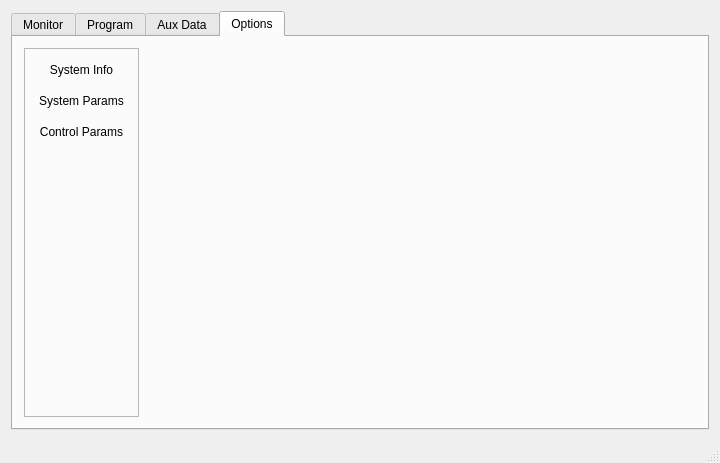
<?xml version="1.0" encoding="UTF-8"?>
<ui version="4.0">
 <class>MainWindow</class>
 <widget class="QMainWindow" name="MainWindow">
  <property name="geometry">
   <rect>
    <x>0</x>
    <y>0</y>
    <width>720</width>
    <height>463</height>
   </rect>
  </property>
  <property name="minimumSize">
   <size>
    <width>720</width>
    <height>360</height>
   </size>
  </property>
  <property name="windowTitle">
   <string>Climate Chamber</string>
  </property>
  <property name="windowIcon">
   <iconset resource="res.qrc">
    <normaloff>:/icons/images/technobothnia_logo.png</normaloff>:/icons/images/technobothnia_logo.png</iconset>
  </property>
  <property name="iconSize">
   <size>
    <width>98</width>
    <height>24</height>
   </size>
  </property>
  <widget class="QWidget" name="centralWidget">
   <property name="minimumSize">
    <size>
     <width>0</width>
     <height>0</height>
    </size>
   </property>
   <layout class="QGridLayout" name="gridLayout_8">
    <item row="0" column="0">
     <widget class="QSplitter" name="splitter_4">
      <property name="orientation">
       <enum>Qt::Vertical</enum>
      </property>
      <widget class="QTabWidget" name="tabWidget">
       <property name="currentIndex">
        <number>3</number>
       </property>
       <widget class="QWidget" name="monitorTab">
        <attribute name="title">
         <string>Monitor</string>
        </attribute>
        <layout class="QGridLayout" name="gridLayout_9">
         <item row="0" column="0">
          <widget class="QFrame" name="infoFrame">
           <property name="sizePolicy">
            <sizepolicy hsizetype="Preferred" vsizetype="Expanding">
             <horstretch>0</horstretch>
             <verstretch>0</verstretch>
            </sizepolicy>
           </property>
           <property name="frameShape">
            <enum>QFrame::StyledPanel</enum>
           </property>
           <property name="frameShadow">
            <enum>QFrame::Raised</enum>
           </property>
           <layout class="QVBoxLayout" name="verticalLayout">
            <item>
             <widget class="QLabel" name="progNameLabel">
              <property name="text">
               <string>Prgm. name</string>
              </property>
             </widget>
            </item>
            <item>
             <widget class="QLabel" name="cycleLabel">
              <property name="text">
               <string>Cycle: </string>
              </property>
             </widget>
            </item>
            <item>
             <widget class="QLabel" name="stepLabel">
              <property name="text">
               <string>Step: </string>
              </property>
             </widget>
            </item>
            <item>
             <widget class="QLabel" name="timeLabel">
              <property name="text">
               <string>Time: </string>
              </property>
             </widget>
            </item>
           </layout>
          </widget>
         </item>
         <item row="0" column="1" colspan="2">
          <widget class="QFrame" name="stateFrame">
           <property name="sizePolicy">
            <sizepolicy hsizetype="Minimum" vsizetype="Minimum">
             <horstretch>0</horstretch>
             <verstretch>0</verstretch>
            </sizepolicy>
           </property>
           <property name="frameShape">
            <enum>QFrame::StyledPanel</enum>
           </property>
           <property name="frameShadow">
            <enum>QFrame::Raised</enum>
           </property>
           <layout class="QGridLayout" name="gridLayout_3">
            <item row="0" column="3" rowspan="3" colspan="2">
             <widget class="Line" name="lineSeparator">
              <property name="orientation">
               <enum>Qt::Vertical</enum>
              </property>
             </widget>
            </item>
            <item row="1" column="4" colspan="3">
             <widget class="QLabel" name="humidRealValueLabel">
              <property name="sizePolicy">
               <sizepolicy hsizetype="Minimum" vsizetype="Maximum">
                <horstretch>0</horstretch>
                <verstretch>0</verstretch>
               </sizepolicy>
              </property>
              <property name="font">
               <font>
                <pointsize>20</pointsize>
                <weight>75</weight>
                <bold>true</bold>
               </font>
              </property>
              <property name="text">
               <string>&lt;html&gt;&lt;head/&gt;&lt;body&gt;&lt;p&gt;&lt;center style=&quot; font-size:xx-large; font-weight:600;&quot;&gt;--.--&lt;/center&gt;&lt;/p&gt;&lt;/body&gt;&lt;/html&gt;</string>
              </property>
              <property name="alignment">
               <set>Qt::AlignCenter</set>
              </property>
             </widget>
            </item>
            <item row="0" column="0">
             <widget class="QLabel" name="labelTemp">
              <property name="sizePolicy">
               <sizepolicy hsizetype="Minimum" vsizetype="Minimum">
                <horstretch>0</horstretch>
                <verstretch>0</verstretch>
               </sizepolicy>
              </property>
              <property name="text">
               <string>&lt;p&gt;TEMP &amp;#8451;&lt;/p&gt;</string>
              </property>
             </widget>
            </item>
            <item row="2" column="2">
             <widget class="QLabel" name="label">
              <property name="text">
               <string>SV</string>
              </property>
             </widget>
            </item>
            <item row="0" column="6">
             <widget class="QLabel" name="labelHumid">
              <property name="text">
               <string>&lt;p&gt;HUMIDITY %RH&lt;/p&gt;</string>
              </property>
             </widget>
            </item>
            <item row="2" column="5">
             <widget class="QLabel" name="humidSetValueLabel">
              <property name="text">
               <string>&lt;html&gt;&lt;head/&gt;&lt;body&gt;&lt;p&gt;&lt;span style=&quot; font-size:14pt; font-weight:600;&quot;&gt;00.00&lt;/span&gt;&lt;/p&gt;&lt;/body&gt;&lt;/html&gt;</string>
              </property>
             </widget>
            </item>
            <item row="2" column="4">
             <widget class="QLabel" name="label_2">
              <property name="text">
               <string>SV</string>
              </property>
             </widget>
            </item>
            <item row="2" column="1">
             <widget class="QLabel" name="tempSetValueLabel">
              <property name="text">
               <string>&lt;html&gt;&lt;head/&gt;&lt;body&gt;&lt;p&gt;&lt;span style=&quot; font-size:14pt; font-weight:600;&quot;&gt;00.00&lt;/span&gt;&lt;/p&gt;&lt;/body&gt;&lt;/html&gt;</string>
              </property>
             </widget>
            </item>
            <item row="1" column="0" colspan="3">
             <widget class="QLabel" name="tempRealValueLabel">
              <property name="sizePolicy">
               <sizepolicy hsizetype="Minimum" vsizetype="Maximum">
                <horstretch>0</horstretch>
                <verstretch>0</verstretch>
               </sizepolicy>
              </property>
              <property name="maximumSize">
               <size>
                <width>16777215</width>
                <height>16777215</height>
               </size>
              </property>
              <property name="font">
               <font>
                <pointsize>20</pointsize>
                <weight>75</weight>
                <bold>true</bold>
               </font>
              </property>
              <property name="text">
               <string>&lt;html&gt;&lt;head/&gt;&lt;body&gt;&lt;p&gt;&lt;center style=&quot; font-size:xx-large; font-weight:600;&quot;&gt;--.--&lt;/center&gt;&lt;/p&gt;&lt;/body&gt;&lt;/html&gt;</string>
              </property>
              <property name="alignment">
               <set>Qt::AlignCenter</set>
              </property>
             </widget>
            </item>
           </layout>
          </widget>
         </item>
         <item row="1" column="0" colspan="2">
          <widget class="QFrame" name="barsFrame">
           <property name="sizePolicy">
            <sizepolicy hsizetype="Minimum" vsizetype="Preferred">
             <horstretch>0</horstretch>
             <verstretch>0</verstretch>
            </sizepolicy>
           </property>
           <property name="frameShape">
            <enum>QFrame::StyledPanel</enum>
           </property>
           <property name="frameShadow">
            <enum>QFrame::Raised</enum>
           </property>
           <layout class="QGridLayout" name="gridLayout">
            <item row="0" column="0">
             <widget class="QLabel" name="labelT1Bar">
              <property name="text">
               <string>&lt;h4&gt;T1&lt;/h4&gt;</string>
              </property>
             </widget>
            </item>
            <item row="0" column="1">
             <widget class="QProgressBar" name="t1ProgressBar">
              <property name="value">
               <number>0</number>
              </property>
             </widget>
            </item>
            <item row="0" column="2">
             <widget class="QLabel" name="labelH1Bar">
              <property name="text">
               <string>&lt;h4&gt;H1&lt;/h4&gt;</string>
              </property>
             </widget>
            </item>
            <item row="0" column="3">
             <widget class="QProgressBar" name="h1ProgressBar">
              <property name="value">
               <number>0</number>
              </property>
             </widget>
            </item>
            <item row="1" column="0">
             <widget class="QLabel" name="labelT2Bar">
              <property name="text">
               <string>&lt;h4&gt;T2&lt;/h4&gt;</string>
              </property>
             </widget>
            </item>
            <item row="1" column="1">
             <widget class="QProgressBar" name="t2ProgressBar">
              <property name="value">
               <number>0</number>
              </property>
             </widget>
            </item>
            <item row="1" column="2">
             <widget class="QLabel" name="labelH2Bar">
              <property name="text">
               <string>&lt;h4&gt;H2&lt;/h4&gt;</string>
              </property>
             </widget>
            </item>
            <item row="1" column="3">
             <widget class="QProgressBar" name="h2ProgressBar">
              <property name="value">
               <number>0</number>
              </property>
             </widget>
            </item>
           </layout>
          </widget>
         </item>
         <item row="1" column="2">
          <widget class="QFrame" name="deviceFrame">
           <property name="sizePolicy">
            <sizepolicy hsizetype="Preferred" vsizetype="Minimum">
             <horstretch>0</horstretch>
             <verstretch>0</verstretch>
            </sizepolicy>
           </property>
           <property name="frameShape">
            <enum>QFrame::Box</enum>
           </property>
           <property name="frameShadow">
            <enum>QFrame::Raised</enum>
           </property>
           <layout class="QGridLayout" name="gridLayout_2">
            <item row="2" column="2">
             <widget class="QLabel" name="h2Label">
              <property name="autoFillBackground">
               <bool>true</bool>
              </property>
              <property name="frameShape">
               <enum>QFrame::Box</enum>
              </property>
              <property name="text">
               <string>&lt;b&gt;H2&lt;/b&gt;</string>
              </property>
             </widget>
            </item>
            <item row="2" column="5">
             <widget class="QLabel" name="v4Label">
              <property name="autoFillBackground">
               <bool>true</bool>
              </property>
              <property name="frameShape">
               <enum>QFrame::Box</enum>
              </property>
              <property name="text">
               <string>&lt;b&gt;V4&lt;/b&gt;</string>
              </property>
             </widget>
            </item>
            <item row="1" column="2">
             <widget class="QLabel" name="h1Label">
              <property name="autoFillBackground">
               <bool>true</bool>
              </property>
              <property name="frameShape">
               <enum>QFrame::Box</enum>
              </property>
              <property name="text">
               <string>&lt;b&gt;H1&lt;/b&gt;</string>
              </property>
             </widget>
            </item>
            <item row="0" column="1">
             <spacer name="verticalSpacer">
              <property name="orientation">
               <enum>Qt::Vertical</enum>
              </property>
              <property name="sizeHint" stdset="0">
               <size>
                <width>20</width>
                <height>30</height>
               </size>
              </property>
             </spacer>
            </item>
            <item row="1" column="7">
             <widget class="QLabel" name="p3Label">
              <property name="autoFillBackground">
               <bool>true</bool>
              </property>
              <property name="frameShape">
               <enum>QFrame::Box</enum>
              </property>
              <property name="text">
               <string>&lt;b&gt;P3&lt;/b&gt;</string>
              </property>
             </widget>
            </item>
            <item row="1" column="4">
             <widget class="QLabel" name="v1Label">
              <property name="autoFillBackground">
               <bool>true</bool>
              </property>
              <property name="frameShape">
               <enum>QFrame::Box</enum>
              </property>
              <property name="text">
               <string>&lt;b&gt;V1&lt;/b&gt;</string>
              </property>
             </widget>
            </item>
            <item row="1" column="6">
             <widget class="QLabel" name="p1Label">
              <property name="autoFillBackground">
               <bool>true</bool>
              </property>
              <property name="frameShape">
               <enum>QFrame::Box</enum>
              </property>
              <property name="text">
               <string>&lt;b&gt;P1&lt;/b&gt;</string>
              </property>
             </widget>
            </item>
            <item row="1" column="3">
             <widget class="QLabel" name="c1Label">
              <property name="autoFillBackground">
               <bool>true</bool>
              </property>
              <property name="frameShape">
               <enum>QFrame::Box</enum>
              </property>
              <property name="text">
               <string>&lt;b&gt;C1&lt;/b&gt;</string>
              </property>
             </widget>
            </item>
            <item row="2" column="3">
             <widget class="QLabel" name="c2Label">
              <property name="autoFillBackground">
               <bool>true</bool>
              </property>
              <property name="frameShape">
               <enum>QFrame::Box</enum>
              </property>
              <property name="text">
               <string>&lt;b&gt;C2&lt;/b&gt;</string>
              </property>
             </widget>
            </item>
            <item row="1" column="0">
             <widget class="QLabel" name="pwrLabel">
              <property name="autoFillBackground">
               <bool>true</bool>
              </property>
              <property name="frameShape">
               <enum>QFrame::Box</enum>
              </property>
              <property name="text">
               <string>&lt;b&gt;Pwr&lt;/b&gt;</string>
              </property>
             </widget>
            </item>
            <item row="2" column="6">
             <widget class="QLabel" name="p2Label">
              <property name="autoFillBackground">
               <bool>true</bool>
              </property>
              <property name="frameShape">
               <enum>QFrame::Box</enum>
              </property>
              <property name="text">
               <string>&lt;b&gt;P2&lt;/b&gt;</string>
              </property>
             </widget>
            </item>
            <item row="2" column="7">
             <widget class="QLabel" name="fn1Label">
              <property name="autoFillBackground">
               <bool>true</bool>
              </property>
              <property name="frameShape">
               <enum>QFrame::Box</enum>
              </property>
              <property name="text">
               <string>&lt;b&gt;FN1&lt;/b&gt;</string>
              </property>
             </widget>
            </item>
            <item row="2" column="4">
             <widget class="QLabel" name="v2Label">
              <property name="autoFillBackground">
               <bool>true</bool>
              </property>
              <property name="frameShape">
               <enum>QFrame::Box</enum>
              </property>
              <property name="text">
               <string>&lt;b&gt;V2&lt;/b&gt;</string>
              </property>
             </widget>
            </item>
            <item row="1" column="5">
             <widget class="QLabel" name="v3Label">
              <property name="autoFillBackground">
               <bool>true</bool>
              </property>
              <property name="frameShape">
               <enum>QFrame::Box</enum>
              </property>
              <property name="text">
               <string>&lt;b&gt;V3&lt;/b&gt;</string>
              </property>
             </widget>
            </item>
            <item row="2" column="0">
             <widget class="QLabel" name="lnvLabel">
              <property name="autoFillBackground">
               <bool>true</bool>
              </property>
              <property name="frameShape">
               <enum>QFrame::Box</enum>
              </property>
              <property name="text">
               <string>&lt;b&gt;LNV&lt;/b&gt;</string>
              </property>
             </widget>
            </item>
            <item row="1" column="1">
             <widget class="QLabel" name="t1Label">
              <property name="autoFillBackground">
               <bool>true</bool>
              </property>
              <property name="frameShape">
               <enum>QFrame::Box</enum>
              </property>
              <property name="text">
               <string>&lt;b&gt;T1&lt;/b&gt;</string>
              </property>
             </widget>
            </item>
            <item row="2" column="1">
             <widget class="QLabel" name="t2Label">
              <property name="autoFillBackground">
               <bool>true</bool>
              </property>
              <property name="frameShape">
               <enum>QFrame::Box</enum>
              </property>
              <property name="text">
               <string>&lt;b&gt;T2&lt;/b&gt;</string>
              </property>
             </widget>
            </item>
            <item row="3" column="1" colspan="3">
             <spacer name="verticalSpacer_2">
              <property name="orientation">
               <enum>Qt::Vertical</enum>
              </property>
              <property name="sizeHint" stdset="0">
               <size>
                <width>20</width>
                <height>30</height>
               </size>
              </property>
             </spacer>
            </item>
           </layout>
          </widget>
         </item>
        </layout>
       </widget>
       <widget class="QWidget" name="programTab">
        <attribute name="title">
         <string>Program</string>
        </attribute>
        <layout class="QGridLayout" name="gridLayout_6">
         <item row="0" column="0">
          <layout class="QGridLayout" name="gridLayout_4">
           <item row="0" column="0">
            <widget class="QLabel" name="programsLable">
             <property name="sizePolicy">
              <sizepolicy hsizetype="Minimum" vsizetype="Fixed">
               <horstretch>0</horstretch>
               <verstretch>0</verstretch>
              </sizepolicy>
             </property>
             <property name="text">
              <string>Programs</string>
             </property>
             <property name="buddy">
              <cstring>programsListView</cstring>
             </property>
            </widget>
           </item>
           <item row="0" column="1">
            <spacer name="horizontalSpacer">
             <property name="orientation">
              <enum>Qt::Horizontal</enum>
             </property>
             <property name="sizeHint" stdset="0">
              <size>
               <width>318</width>
               <height>20</height>
              </size>
             </property>
            </spacer>
           </item>
           <item row="0" column="2">
            <widget class="QSplitter" name="splitter">
             <property name="orientation">
              <enum>Qt::Horizontal</enum>
             </property>
             <widget class="QPushButton" name="removeStepFromSelectedButton">
              <property name="text">
               <string>-</string>
              </property>
             </widget>
             <widget class="QLabel" name="stepsLabel">
              <property name="sizePolicy">
               <sizepolicy hsizetype="Minimum" vsizetype="Fixed">
                <horstretch>0</horstretch>
                <verstretch>0</verstretch>
               </sizepolicy>
              </property>
              <property name="text">
               <string>Steps</string>
              </property>
              <property name="buddy">
               <cstring>stepsTableView</cstring>
              </property>
             </widget>
             <widget class="QPushButton" name="addStepOnSelectedButton">
              <property name="text">
               <string>+</string>
              </property>
             </widget>
            </widget>
           </item>
           <item row="0" column="3">
            <spacer name="horizontalSpacer_2">
             <property name="orientation">
              <enum>Qt::Horizontal</enum>
             </property>
             <property name="sizeHint" stdset="0">
              <size>
               <width>48</width>
               <height>20</height>
              </size>
             </property>
            </spacer>
           </item>
           <item row="1" column="0" colspan="4">
            <widget class="QSplitter" name="programStepsSpliter">
             <property name="sizePolicy">
              <sizepolicy hsizetype="Preferred" vsizetype="Preferred">
               <horstretch>0</horstretch>
               <verstretch>0</verstretch>
              </sizepolicy>
             </property>
             <property name="orientation">
              <enum>Qt::Horizontal</enum>
             </property>
             <property name="childrenCollapsible">
              <bool>false</bool>
             </property>
             <widget class="QListView" name="programsListView">
              <property name="sizePolicy">
               <sizepolicy hsizetype="Preferred" vsizetype="Maximum">
                <horstretch>0</horstretch>
                <verstretch>0</verstretch>
               </sizepolicy>
              </property>
             </widget>
             <widget class="QTableView" name="stepsTableView">
              <property name="sizePolicy">
               <sizepolicy hsizetype="Maximum" vsizetype="Expanding">
                <horstretch>0</horstretch>
                <verstretch>0</verstretch>
               </sizepolicy>
              </property>
              <property name="frameShape">
               <enum>QFrame::NoFrame</enum>
              </property>
              <property name="gridStyle">
               <enum>Qt::DashLine</enum>
              </property>
             </widget>
            </widget>
           </item>
           <item row="2" column="0" colspan="3">
            <widget class="QSplitter" name="splitter_2">
             <property name="sizePolicy">
              <sizepolicy hsizetype="Minimum" vsizetype="Fixed">
               <horstretch>0</horstretch>
               <verstretch>0</verstretch>
              </sizepolicy>
             </property>
             <property name="orientation">
              <enum>Qt::Horizontal</enum>
             </property>
             <widget class="QPushButton" name="newProgramButton">
              <property name="text">
               <string>New</string>
              </property>
             </widget>
             <widget class="QPushButton" name="loadProgramButton">
              <property name="text">
               <string>Load</string>
              </property>
             </widget>
             <widget class="QPushButton" name="renameProgramButton">
              <property name="text">
               <string>Rename</string>
              </property>
             </widget>
             <widget class="QPushButton" name="deleteProgramButton">
              <property name="text">
               <string>Delete</string>
              </property>
             </widget>
             <widget class="QPushButton" name="startButton">
              <property name="text">
               <string>Start</string>
              </property>
             </widget>
             <widget class="QPushButton" name="stopButton">
              <property name="text">
               <string>Stop</string>
              </property>
             </widget>
            </widget>
           </item>
          </layout>
         </item>
        </layout>
       </widget>
       <widget class="QWidget" name="auxTab">
        <attribute name="title">
         <string>Aux Data</string>
        </attribute>
        <layout class="QGridLayout" name="gridLayout_13">
         <item row="0" column="0">
          <widget class="QLabel" name="labelAux">
           <property name="text">
            <string>&lt;h3&gt;Aux Data&lt;/h3&gt;</string>
           </property>
          </widget>
         </item>
        </layout>
       </widget>
       <widget class="QWidget" name="optionsTab">
        <attribute name="title">
         <string>Options</string>
        </attribute>
        <layout class="QGridLayout" name="gridLayout_7">
         <item row="0" column="1">
          <layout class="QGridLayout" name="optionsTabGridLayout">
           <item row="1" column="1">
            <widget class="QStackedWidget" name="optionsStackedWidget">
             <property name="sizePolicy">
              <sizepolicy hsizetype="Preferred" vsizetype="Preferred">
               <horstretch>0</horstretch>
               <verstretch>0</verstretch>
              </sizepolicy>
             </property>
             <property name="currentIndex">
              <number>0</number>
             </property>
             <widget class="QWidget" name="systemInfoPage"/>
             <widget class="QWidget" name="systemParamsPage"/>
            </widget>
           </item>
          </layout>
         </item>
         <item row="0" column="0">
          <widget class="QFrame" name="frame">
           <property name="sizePolicy">
            <sizepolicy hsizetype="Preferred" vsizetype="Preferred">
             <horstretch>0</horstretch>
             <verstretch>0</verstretch>
            </sizepolicy>
           </property>
           <property name="frameShape">
            <enum>QFrame::StyledPanel</enum>
           </property>
           <property name="frameShadow">
            <enum>QFrame::Raised</enum>
           </property>
           <layout class="QVBoxLayout" name="verticalLayout_2">
            <item>
             <widget class="QPushButton" name="sysInfoPushButton">
              <property name="sizePolicy">
               <sizepolicy hsizetype="Preferred" vsizetype="Preferred">
                <horstretch>0</horstretch>
                <verstretch>0</verstretch>
               </sizepolicy>
              </property>
              <property name="layoutDirection">
               <enum>Qt::LeftToRight</enum>
              </property>
              <property name="styleSheet">
               <string notr="true">QPushButton
{
	text-align: bottom center;
	padding: 3px;
	border: none;
}

QPushButton:hover:!pressed
{
	border: none;
	background-color: qlineargradient(spread:pad, x1:0.541, y1:1, x2:0.530278, y2:0.188, stop:0 rgba(255, 255, 255, 255), 		stop:0.444976 rgba(212, 230, 226, 255), stop:0.827751 	rgba(229, 240, 238, 255));
	border-style: outset;
}

QPushButton:flat
{
	border: none;
}
</string>
              </property>
              <property name="text">
               <string>System Info</string>
              </property>
              <property name="icon">
               <iconset resource="res.qrc">
                <normaloff>:/icons/images/info.png</normaloff>:/icons/images/info.png</iconset>
              </property>
              <property name="iconSize">
               <size>
                <width>48</width>
                <height>48</height>
               </size>
              </property>
              <property name="checkable">
               <bool>true</bool>
              </property>
              <property name="checked">
               <bool>true</bool>
              </property>
              <property name="flat">
               <bool>true</bool>
              </property>
             </widget>
            </item>
            <item>
             <spacer name="verticalSpacer_5">
              <property name="orientation">
               <enum>Qt::Vertical</enum>
              </property>
              <property name="sizeType">
               <enum>QSizePolicy::Fixed</enum>
              </property>
              <property name="sizeHint" stdset="0">
               <size>
                <width>20</width>
                <height>5</height>
               </size>
              </property>
             </spacer>
            </item>
            <item>
             <widget class="QPushButton" name="sysParamPushButton">
              <property name="sizePolicy">
               <sizepolicy hsizetype="Preferred" vsizetype="Preferred">
                <horstretch>0</horstretch>
                <verstretch>0</verstretch>
               </sizepolicy>
              </property>
              <property name="styleSheet">
               <string notr="true">QPushButton
{
	text-align: bottom center;
	padding: 3px;
	border: none;
}

QPushButton:hover:!pressed
{
  border: 1px solid white;
	background-color: qlineargradient(spread:pad, x1:0.541, y1:1, x2:0.530278, y2:0.188, stop:0 rgba(255, 255, 255, 255), stop:0.444976 rgba(212, 230, 226, 255), stop:0.827751 rgba(229, 240, 238, 255));
}

QPushButton:flat
{
	border: none;
}
</string>
              </property>
              <property name="text">
               <string>System Params</string>
              </property>
              <property name="icon">
               <iconset resource="res.qrc">
                <normaloff>:/icons/images/settings.png</normaloff>:/icons/images/settings.png</iconset>
              </property>
              <property name="iconSize">
               <size>
                <width>48</width>
                <height>48</height>
               </size>
              </property>
              <property name="checkable">
               <bool>true</bool>
              </property>
              <property name="flat">
               <bool>true</bool>
              </property>
             </widget>
            </item>
            <item>
             <spacer name="verticalSpacer_4">
              <property name="orientation">
               <enum>Qt::Vertical</enum>
              </property>
              <property name="sizeType">
               <enum>QSizePolicy::Fixed</enum>
              </property>
              <property name="sizeHint" stdset="0">
               <size>
                <width>20</width>
                <height>5</height>
               </size>
              </property>
             </spacer>
            </item>
            <item>
             <widget class="QPushButton" name="controlParamPushButton">
              <property name="sizePolicy">
               <sizepolicy hsizetype="Preferred" vsizetype="Preferred">
                <horstretch>0</horstretch>
                <verstretch>0</verstretch>
               </sizepolicy>
              </property>
              <property name="styleSheet">
               <string notr="true">QPushButton
{
	text-align: bottom center;
	padding: 3px;
	border: none;
}

QPushButton:hover:!pressed
{
  	border: 1px solid white;
	background-color: qlineargradient(spread:pad, x1:0.541, y1:1, x2:0.530278, y2:0.188, stop:0 rgba(255, 255, 255, 255), stop:0.444976 rgba(212, 230, 226, 255), stop:0.827751 rgba(229, 240, 238, 255));
}

QPushButton:flat
{
	border: none;
}</string>
              </property>
              <property name="text">
               <string>Control Params</string>
              </property>
              <property name="icon">
               <iconset resource="res.qrc">
                <normaloff>:/icons/images/control.png</normaloff>:/icons/images/control.png</iconset>
              </property>
              <property name="iconSize">
               <size>
                <width>48</width>
                <height>48</height>
               </size>
              </property>
              <property name="checkable">
               <bool>true</bool>
              </property>
              <property name="flat">
               <bool>true</bool>
              </property>
             </widget>
            </item>
            <item>
             <spacer name="verticalSpacer_3">
              <property name="orientation">
               <enum>Qt::Vertical</enum>
              </property>
              <property name="sizeHint" stdset="0">
               <size>
                <width>20</width>
                <height>40</height>
               </size>
              </property>
             </spacer>
            </item>
           </layout>
          </widget>
         </item>
        </layout>
       </widget>
      </widget>
     </widget>
    </item>
   </layout>
  </widget>
  <widget class="QMenuBar" name="menuBar">
   <property name="geometry">
    <rect>
     <x>0</x>
     <y>0</y>
     <width>720</width>
     <height>25</height>
    </rect>
   </property>
  </widget>
  <widget class="QStatusBar" name="statusBar"/>
 </widget>
 <layoutdefault spacing="6" margin="11"/>
 <resources>
  <include location="res.qrc"/>
 </resources>
 <connections/>
</ui>
